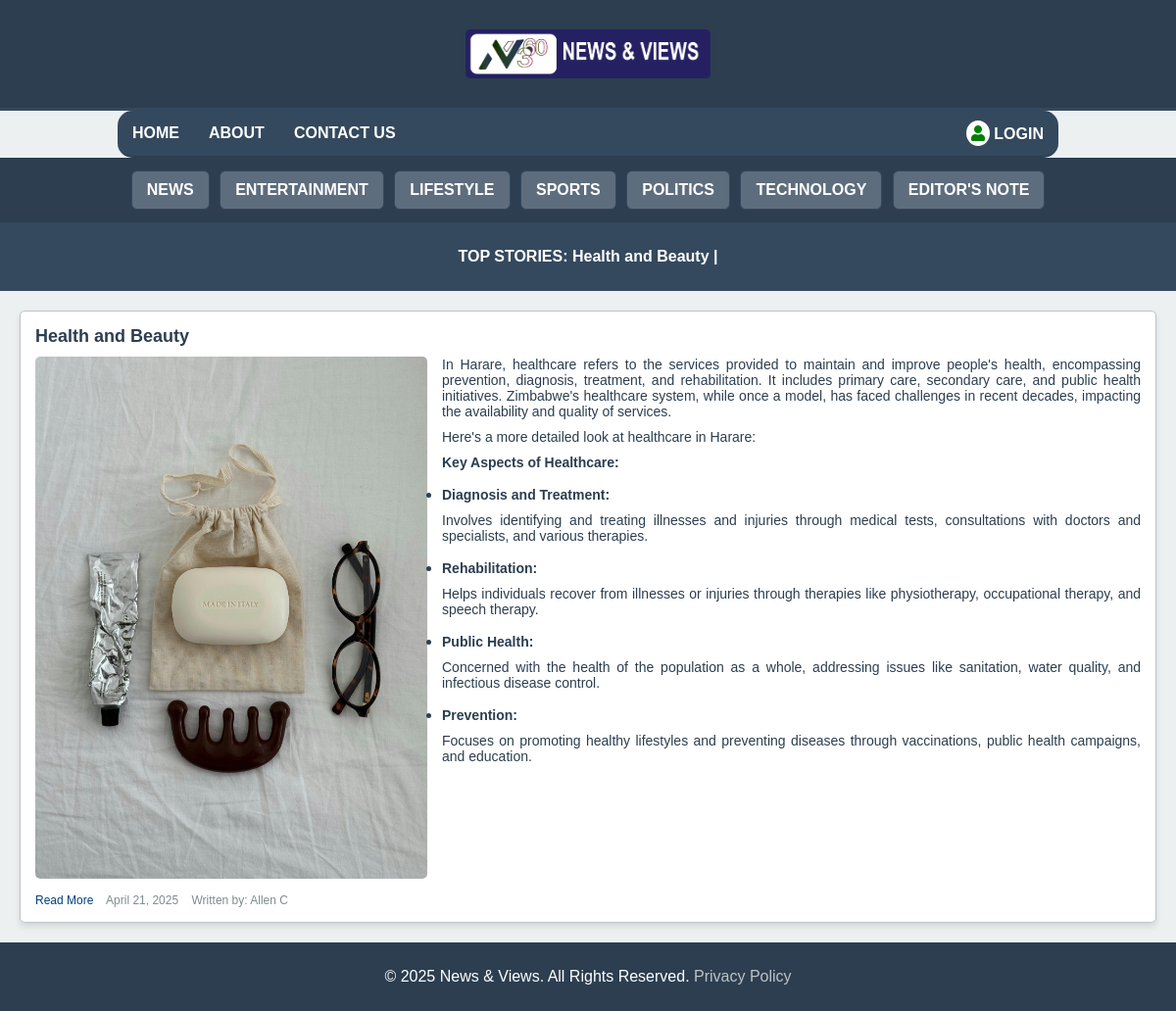
The page / on the database its author committed.
### tables this page shows
CREATE TABLE `posts` (
  `id` int(11) NOT NULL,
  `title` varchar(255) NOT NULL,
  `content` text NOT NULL,
  `image_url` varchar(255) DEFAULT NULL,
  `date_posted` date NOT NULL,
  `author` varchar(100) NOT NULL
);

### index.php (the view, shortened to what this page needs)
<!DOCTYPE html>
<html lang="en">
<head>
</head>
<body>
    <div class="header">
        <img src="imgs/logo1.png" alt="Logo">
    </div>
    <div class="nav">
        <a href="#">HOME</a>
        <a href="#">ABOUT</a>
        <a href="#">CONTACT US</a>
        <link href="https://cdnjs.cloudflare.com/ajax/libs/font-awesome/5.15.4/css/all.min.css" rel="stylesheet">
        <a href="admin/index.php" style="margin-left: auto;">
            <i class="fas fa-user" style="color: green; font-size: 16px; background-color: white; border-radius: 50%; padding: 5px;"></i> LOGIN
        </a>
    </div>
    <div class="cbanner categories">
        <a href="#">NEWS</a>
        <a href="#">ENTERTAINMENT</a>
        <a href="#">LIFESTYLE</a>
        <a href="#">SPORTS</a>
        <a href="#">POLITICS</a>
        <a href="#">TECHNOLOGY</a>
        <a href="#">EDITOR'S NOTE</a>
    </div>
    <div class="headline-banner">
        <?php
        $conn = new mysqli('localhost', 'root', '', 'news_blog');
        $headline_sql = "SELECT title FROM posts ORDER BY date_posted DESC LIMIT 5";
        $headline_result = $conn->query($headline_sql);
        if ($headline_result->num_rows > 0): ?>
            <p><strong>TOP STORIES:</strong>
                <?php while ($headline_row = $headline_result->fetch_assoc()): ?>
                    <?php echo $headline_row['title']; ?><span> | </span>
                <?php endwhile; ?>
            </p>
        <?php else: ?>
            <p><strong>TOP STORIES:</strong> No headlines available.</p>
        <?php endif; ?>
    </div>
    <div class="content">
        <?php
        $sql = "SELECT * FROM posts ORDER BY date_posted DESC";
        $result = $conn->query($sql);
        if ($result->num_rows > 0): ?>
            <?php while ($row = $result->fetch_assoc()): ?>
                <div class="post">
                    <h2><?php echo $row['title']; ?></h2>
                    <img src="<?php echo $row['image_url']; ?>" alt="">
                    <p><?php echo $row['content']; ?></p>
                    <div class="meta">
                        <a href="#">Read More</a>
                        <span><?php echo date('F d, Y', strtotime($row['date_posted'])); ?></span>
                        <span style="margin-left: 10px;">Written by: <?php echo $row['author']; ?></span>
                    </div>
                </div>
            <?php endwhile; ?>
        <?php else: ?>
            <p>No posts available.</p>
            <a href="admin/index.php">Write a post</a>
        <?php endif; ?>
    </div>
    <div class="footer">
        <p>&copy; <?php echo date('Y'); ?> News & Views. All Rights Reserved. <a href="#">Privacy Policy</a></p>
    </div>
</body>
</html>

### index.php (style rules this page uses)
body { font-family: Arial, sans-serif; margin: 0; padding: 0; background-color: #ECF0F1; color: #2C3E50; }
.header { background-color: #2C3E50; color: #fff; padding: 20px; text-align: center; border-bottom: 3px solid #34495E; position: sticky; top: 0; z-index: 1000; }
.header img { width: 250px; height: 50px; margin: 10px auto; display: block; }
.nav { display: flex; justify-content: center; align-items: center; width: 80%; margin: 0 auto; padding: 10px 0; border-radius: 15px; background-color: #34495E; border-bottom: 2px solid #2C3E50; }
.nav a { margin: 0 15px; text-decoration: none; color: #fff; font-size: 16px; font-weight: bold; }
.cbanner { width: 100%; background-color: #2C3E50; color: #fff; text-align: center; padding: 10px 0; }
.cbanner a { display: inline-block; margin: 3px; padding: 10px 15px; border: 1px solid #34495E; border-radius: 6px; text-decoration: none; font-weight: 600; color: #fff; background-color: #5D6D7E; }
.headline-banner { width: 100%; overflow: hidden; background-color: #34495E; color: #fff; padding: 10px 0; font-weight: bold; text-align: center; }
.headline-banner p { display: inline-block; animation: scroll 25s linear infinite; }
.content { display: grid; grid-template-columns: repeat(auto-fit, minmax(400px, 1fr)); gap: 20px; padding: 20px; }
.post { background-color: #fff; border: 1px solid #BDC3C7; border-radius: 5px; box-shadow: 0 4px 6px rgba(0, 0, 0, 0.1); padding: 15px; overflow: hidden; }
.post img { width: 400px; height: auto; object-fit: cover; border-radius: 5px; margin: 0 15px 15px 0; float: left; }
.post h2 { margin: 0 0 10px; font-size: 18px; color: #2C3E50; }
.post p { margin: 0 0 10px; font-size: 14px; color: #2C3E50; text-align: justify; }
.post .meta { font-size: 12px; color: #7F8C8D; clear: both; }
.post .meta a { color: #004080; text-decoration: none; margin-right: 10px; }
.footer { background-color: #2C3E50; color: #fff; text-align: center; padding: 10px 0; }
.footer a { color: #BDC3C7; text-decoration: none; }

### rows shown on the page
posts: title "Health and Beauty", image_url (picture), content "In Harare, healthcare refers to the services provided to maintain and improve people's health, encompassing prevention, diagnosis, treatment, and rehabilitation. It includes primary care, secondary care, and public health initiatives. Zimbabwe's healthcare system, while once a model, has faced challenges in recent decades, impacting the availability and quality of services. Here's a more detailed look at healthcare in Harare: Key Aspects of Healthcare: Diagnosis and Treatment: Involves identifying and treating illnesses and injuries through medical tests, consultations with doctors and specialists, and various therapies. Rehabilitation: Helps individuals recover from illnesses or injuries…", date_posted "April 21, 2025", author "Allen C"
